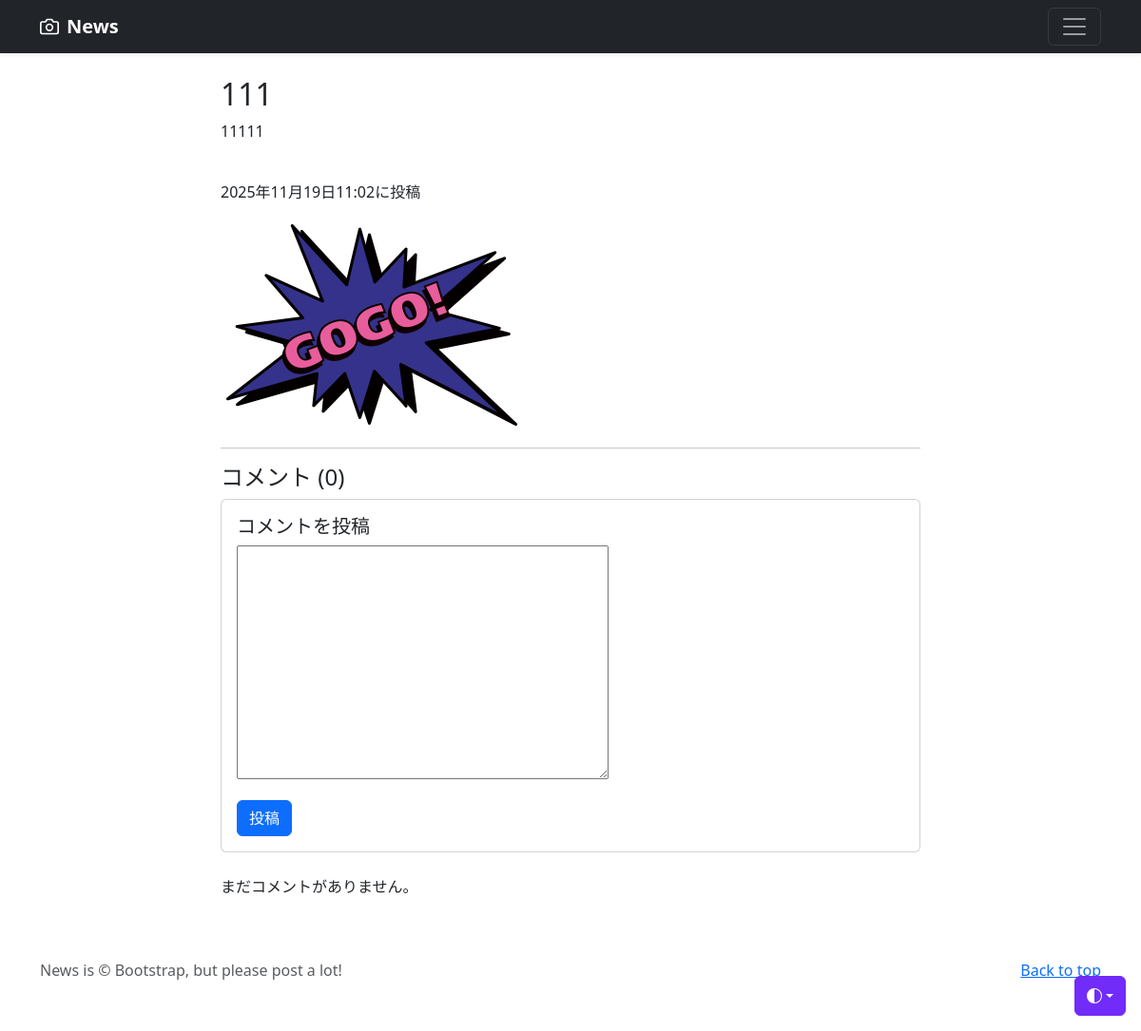
/news-detail/2 (signed in), run on the app's committed database.
### news/models.py (models this page shows, shortened)
class NewsPost(models.Model):
    user = models.ForeignKey(
        CustomUser,
        verbose_name='ユーザー',
        on_delete=models.CASCADE,
    )
    category = models.ForeignKey(
        Category,
        verbose_name='カテゴリ',
        on_delete=models.PROTECT,
    )
    title = models.CharField(verbose_name='タイトル', max_length=200)
    comment = models.TextField(verbose_name='コメント')
    image1 = models.ImageField(verbose_name='イメージ1', upload_to='newses')
    image2 = models.ImageField(verbose_name='イメージ2', upload_to='newses', blank=True, null=True)
    posted_at = models.DateTimeField(verbose_name='投稿日', auto_now_add=True)

### news/views.py (the view)
# urls.py: path('news-detail/<int:pk>', views.DetailView.as_view(), name='news_detail'),
class DetailView(DetailView):
    template_name = "detail.html"
    model = NewsPost
    def get_context_data(self, **kwargs):
        context = super().get_context_data(**kwargs)
        context['comment_form'] = CommentForm()
        context['comments'] = self.object.comments.all()
        return context

### news/forms.py
class CommentForm(ModelForm):
    class Meta:
        model = Comment
        fields = ['content']

### news/templates/detail.html (shortened to what this page needs)
{% extends "base.html" %}
{% block contents %}
  <br>
  <div class="container">
    <div class="row">
      <div class="col-md-8 offset-md-2">
        <h2>{{ object.title }}</h2>
        <p>{{ object.comment }}</p>
        <br>
        <p>{{ object.posted_at }}に投稿</p>
        <p><img src="{{ object.image1.url }}" class="img-fluid"></p>
        <hr>
        <h4>コメント ({{ comments.count }})</h4>
        {% if user.is_authenticated %}
        <div class="card mb-4">
          <div class="card-body">
            <h5>コメントを投稿</h5>
            <form method="POST" action="{% url 'news:comment_create' object.pk %}">
              <div class="mb-3">
                {{ comment_form.content }}
              </div>
              <button type="submit" class="btn btn-primary">投稿</button>
            </form>
          </div>
        </div>
        {% else %}
        <p><a href="{% url 'accounts:login' %}">ログイン</a>してコメントを投稿</p>
        {% endif %}
        <div class="mt-4">
          {% for comment in comments %}
          <div class="card mb-3">
            <div class="card-body">
              <h6 class="card-subtitle mb-2 text-muted">
                {{ comment.user.username }} - {{ comment.posted_at|date:"Y年m月d日 H:i" }}
              </h6>
              <p class="card-text">{{ comment.content }}</p>
              {% if request.user == comment.user %}
              <form method="POST" action="{% url 'news:comment_delete' comment.pk %}" style="display:inline;">
                {% csrf_token %}
                <button type="submit" class="btn btn-sm btn-outline-danger" onclick="return confirm('このコメントを削除しますか?');">削除</button>
              </form>
              {% endif %}
            </div>
          </div>
          {% empty %}
          <p>まだコメントがありません。</p>
          {% endfor %}
        </div>
      </div>
    </div>
  </div>
{% endblock %}

### data on the page
NewsPost: title "111", comment "11111", posted_at "2025年11月19日11:02", image1 (picture), count "0"
